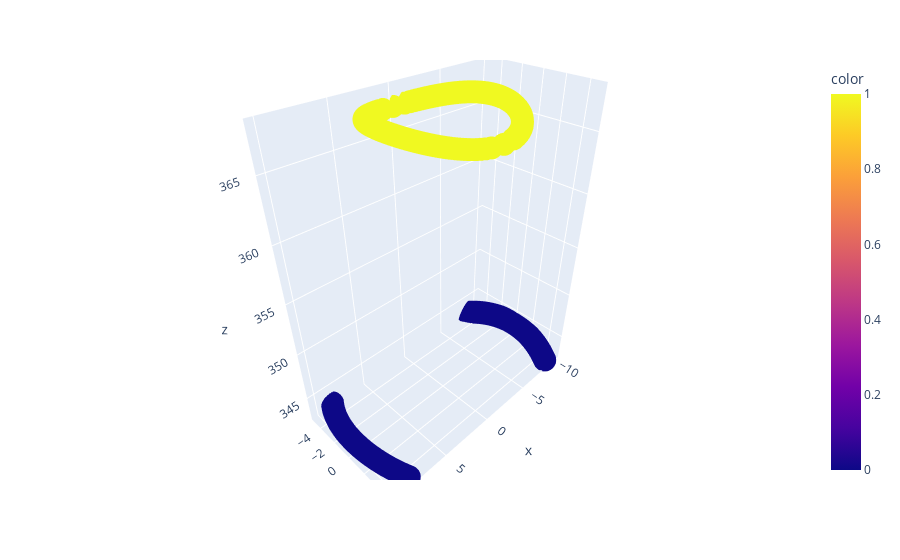

Notebook cell for this chart:
### Markdown cell above
<b> Dataset visualization after applying  kernel <b>

### Code cell
fig = px.scatter_3d(x=X[:, 0], y=X[:, 1], z=K_rbf.sum(1),
              color=y)
fig.show()

### Figure 1 — Plotly figure (JSON) as saved in the notebook; plotly's stock layout.template omitted (floating-point values rounded to 4 significant figures; data arrays with more than 128 entries replaced by an {"elided": "..."} marker saying what was removed)
{"data": [{"hovertemplate": "x=%{x}<br>y=%{y}<br>z=%{z}<br>color=%{marker.color}<extra></extra>", "legendgroup": "", "marker": {"color": {"elided": "400 int values"}, "coloraxis": "coloraxis", "symbol": "circle"}, "mode": "markers", "name": "", "scene": "scene", "showlegend": false, "type": "scatter3d", "x": {"elided": "400 float values"}, "y": {"elided": "400 float values"}, "z": {"elided": "400 float values"}}], "layout": {"coloraxis": {"colorbar": {"title": {"text": "color"}}, "colorscale": [[0, "#0d0887"], [0.1111, "#46039f"], [0.2222, "#7201a8"], [0.3333, "#9c179e"], [0.4444, "#bd3786"], [0.5556, "#d8576b"], [0.6667, "#ed7953"], [0.7778, "#fb9f3a"], [0.8889, "#fdca26"], [1, "#f0f921"]]}, "legend": {"tracegroupgap": 0}, "margin": {"t": 60}, "scene": {"domain": {"x": [0, 1], "y": [0, 1]}, "xaxis": {"title": {"text": "x"}}, "yaxis": {"title": {"text": "y"}}, "zaxis": {"title": {"text": "z"}}}}}
